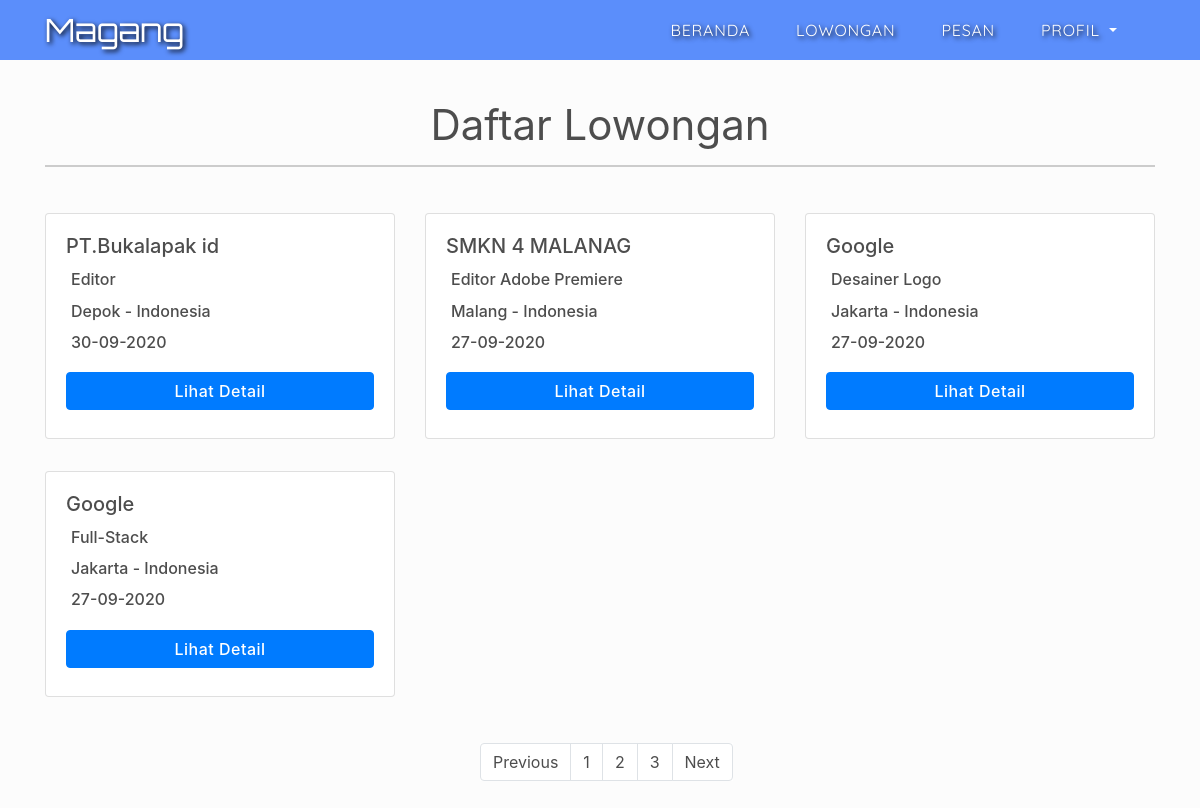
Page /lowongan.php on the committed database.
### tables this page shows
CREATE TABLE `lowongan` (
  `no` int(11) NOT NULL,
  `id` int(11) NOT NULL,
  `nama_perusahaan` varchar(50) NOT NULL,
  `kebutuhan` varchar(100) NOT NULL,
  `lokasi` varchar(100) NOT NULL,
  `kota` varchar(50) NOT NULL,
  `jurusan` varchar(30) NOT NULL,
  `gaji` varchar(20) NOT NULL,
  `waktu` varchar(20) NOT NULL,
  `foto` varchar(255) NOT NULL
);

### koneksi.php (called while the page is built, shortened)
<?php
$koneksi = mysqli_connect("localhost","root","","magang");
function tampil1($perintah){
	global $koneksi;
	$query = mysqli_query($koneksi,$perintah);
	$data = [];
	while ($hasil = mysqli_fetch_assoc($query)) {
	 	$data [] = $hasil;
	 }
	return $data;
}
 ?>

### lowongan.php (the view, shortened to what this page needs)
<?php
require("koneksi.php");
$perintah ="SELECT * FROM lowongan  ORDER BY no DESC";
$data = tampil1($perintah);
?>
<!doctype html>
<html lang="en" data-theme="null">
  <head>
    <link rel="stylesheet" href="css/bootstrap.min.css">
    <link rel="stylesheet" href="css/lowongan.css">
  </head>
  <body>
    <nav class="navbar fixed-top navbar-expand-lg navbar-dark">
      <div class="container">
        <a class="navbar-brand" href="index.php">Magang</a>
        <div class="collapse navbar-collapse" id="navbarNavAltMarkup">
          <div class="navbar-nav ml-auto">
            <a class="nav-item nav-link garis-bawah active" href="index.php">beranda <span class="sr-only">(current)</span></a>
            <a class="nav-item nav-link garis-bawah active" href="lowongan.php">lowongan</a>
            <a class="nav-item nav-link garis-bawah active" href="#">Pesan</a>
            <li class="nav-item dropdown">
              <a class="nav-link dropdown-toggle active" href="#" id="navbarDropdown" role="button" data-toggle="dropdown" aria-haspopup="true" aria-expanded="false">
                profil
              </a>
            </li>
          </div>
        </div>
      </div>
    </nav>
    <div class="container">
      <div class="row ">
        <div class="col">
          <h1 class="display-4 text-daftar-lowongan">Daftar Lowongan</h1>
          <div class="tr"></div>
        </div>
      </div>
      <div class="row ">
        <?php foreach($data as $nilai): ?>
        <div class="col-lg-4 my-3 box">
          <div class="card" >
            <div class="card-body">
              <h5 class="card-title company"><?= $nilai["nama_perusahaan"]; ?></h5>
              <h5 class="card-title job"><i class="fas fa-briefcase"></i><?= $nilai["kebutuhan"]; ?></h5>
              <h5 class="card-title job"><i class="fas fa-map-marker-alt"></i><?= $nilai["kota"]; ?> - Indonesia</h5>
              <h5 class="card-title job"><i class="fas fa-calendar-day"></i><?= $nilai["waktu"]; ?></h5>
              <a href="detail-lowongan.php?no=<?= $nilai['no']; ?>" class="btn btn-primary  btn-lihat">Lihat Detail</a>
            </div>
          </div>
        </div>
       <?php endforeach; ?>
      </div>
    </div>
<nav aria-label="Page navigation example" class="pagnantaion-place">
<ul class="pagination ">
  <li class="page-item"><a class="page-link" href="#">Previous</a></li>
  <li class="page-item"><a class="page-link" href="#">1</a></li>
  <li class="page-item"><a class="page-link" href="#">2</a></li>
  <li class="page-item"><a class="page-link" href="#">3</a></li>
  <li class="page-item"><a class="page-link" href="#">Next</a></li>
</ul>
</nav>
</body>
</html>

### css/lowongan.css (style rules this page uses)
html { height: 100%; --bg: #FCFCFC; --bg-navbar:#5b8efb; --color-headings: #909090; --color-text: #4d4d4d; --bg-box:white; --border:#cccccc; --btn-primary: #007bff ; }
body { background-color:var(--bg); }
.navbar { background-color:var(--bg-navbar); z-index: 9999999; border-bottom-right-radius: 15px; border-bottom-left-radius: 15px; }
.navbar-brand { font-size: 32px; font-family: 'Orbitron', sans-serif; font-weight: 200; }
.navbar-brand,.nav-link { color: white; text-shadow: 2px 2px 5px black; }
.job { color:var(--color-text); text-transform: capitalize; font-size:16px; }
.btn-lihat { width: 100%; font-size:16px; font-weight:500; letter-spacing: .5px; margin:8px auto; }
.tr { width: 100%; height: 2px; border-bottom: 2px solid var(--border); margin-bottom:30px; margin-top:15px; }
.text-daftar-lowongan { margin-top:100px; font-size:36px; text-align: center; font-weight:400; color:var(--color-text); }
.pagnantaion-place { padding-left: 15%; }
.page-item, .page-link { background-color:var(--bg-box); color:var(--color-text); }
.box { background-color:var(--bg); }
.card { background-color:var(--bg-box); }
.btn-primary { background-color:var(--btn-primary); }
.company { color:var(--color-text); }
@media (min-width:992px) { .navbar { transition: .3s ease-in-out; height: 60px; border-bottom-right-radius: 0px; border-bottom-left-radius: 0px; } }
@media (min-width:992px) { .nav-link { text-transform: uppercase; margin-right: 30px; transition: .3s ease-in-out; font-family: 'Quicksand', sans-serif; letter-spacing: .8px; } }
@media (min-width:992px) { .card { max-width: 350px; max-height: 550px; } }
@media (min-width:992px) { .text-daftar-lowongan { margin-top:100px; font-size:42px; color: var(--color-text); text-align: center; font-weight: 400; } }
@media (min-width:992px) { .pagnantaion-place { padding-left: 40%; padding-top: 30px; padding-bottom: 15px; } }

### rows in the picture
lowongan: nama_perusahaan "PT.Bukalapak id", kebutuhan "Editor", kota "Depok", waktu "30-09-2020"
lowongan: nama_perusahaan "SMKN 4 MALANAG", kebutuhan "Editor Adobe Premiere", kota "Malang", waktu "27-09-2020"
lowongan: nama_perusahaan "Google", kebutuhan "Desainer Logo", kota "Jakarta", waktu "27-09-2020"
lowongan: nama_perusahaan "Google", kebutuhan "Full-Stack", kota "Jakarta", waktu "27-09-2020"
